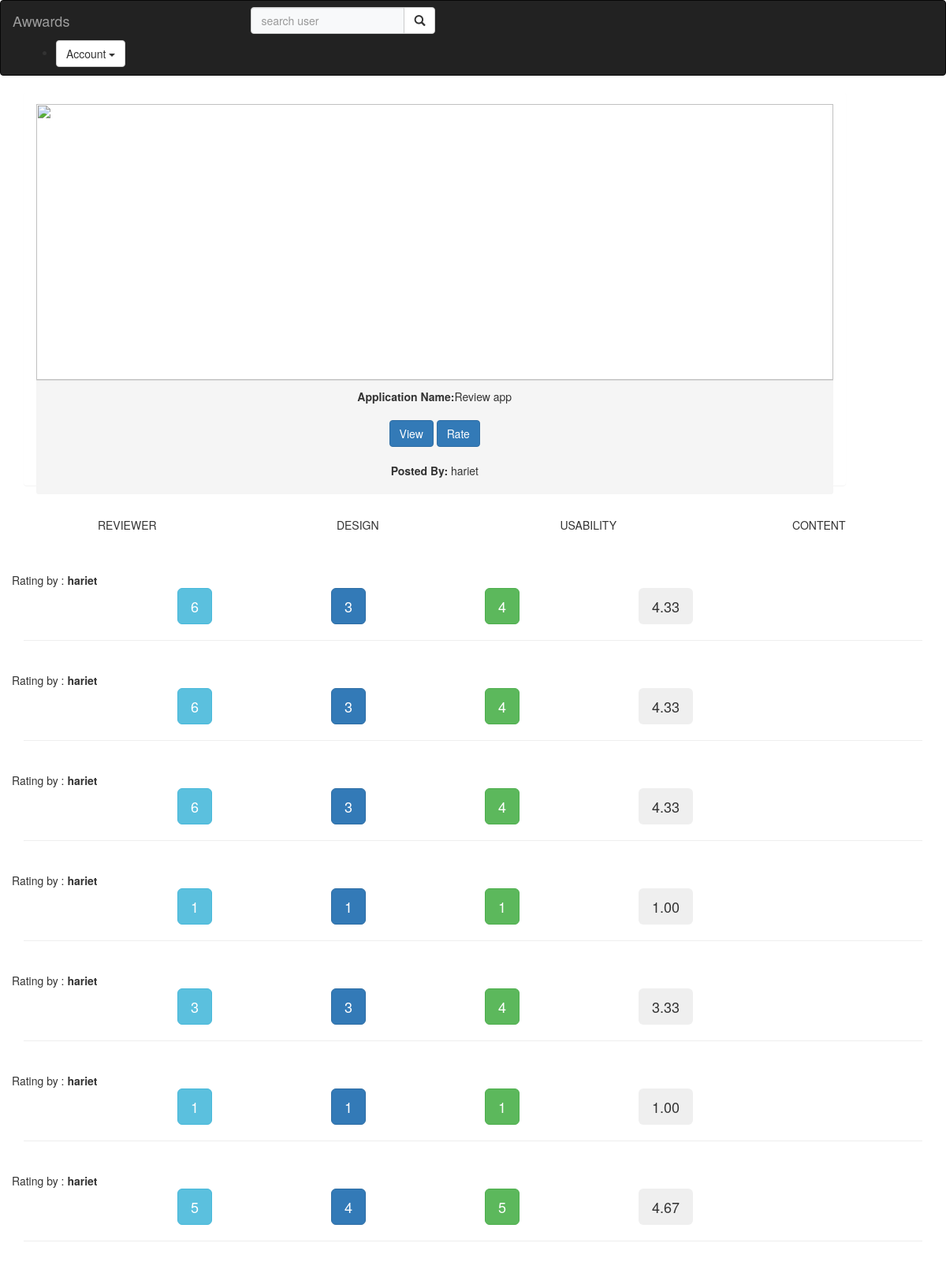
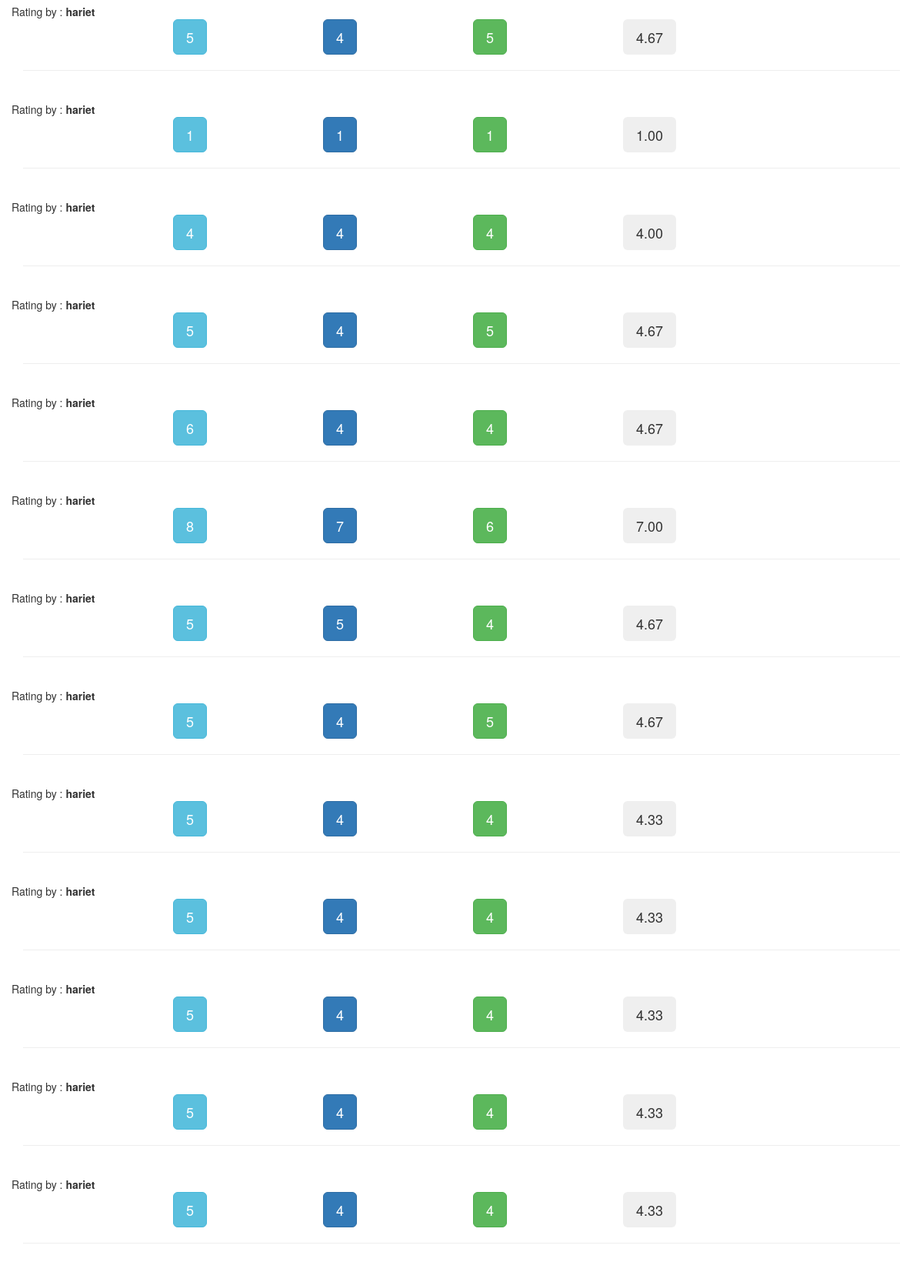
Page /project_details/1 (signed in) on the committed database (2 pictures, top to bottom).
### awwardsapp/models.py (models this page shows, shortened)
class Project(models.Model):
    title = models.CharField(max_length=60,blank=True)
    image = CloudinaryField('img')
    description = models.CharField(max_length=400)
    link = models.URLField(blank=True)
    user = models.ForeignKey(User, null=True, on_delete=models.CASCADE)
    profile = models.ForeignKey(Profile,null=True,on_delete=models.CASCADE)
    classmethod

class Rating(models.Model):
    design = models.PositiveSmallIntegerField(choices = RATES,default= 0)
    usability = models.PositiveSmallIntegerField(choices = RATES,default = 0)
    content = models.PositiveSmallIntegerField(choices = RATES,default = 0)
    user = models.ForeignKey(User,null=True,blank=True, on_delete=models.CASCADE)
    project = models.ForeignKey(Project,null=True,on_delete=models.CASCADE)
    average =  models.DecimalField(default=1,blank=False,decimal_places=2,max_digits=20)

### awwardsapp/views.py (the view)
# urls.py: url(r'^project_details/(?P<id>\d+)', views.all_projects, name='allProjects'),
@login_required(login_url='/accounts/login')
def all_projects(request,id):
    project = Project.objects.get(id = id)
    reviews = Rating.objects.all()
    return render(request, 'all_projects.html',{"project":project, "reviews":reviews})

### awwardsapp/templates/all_projects.html (shortened to what this page needs)
{%extends 'base.html'%}
{% block content %}
<div class="container">
  <div class="row">
    <div class=" col-lg-11 text-center" style="height: 500px;">
      <div class="panel" style="height:500px;margin-bottom:20px;">
        <div class="panel-body">
          <a href="{% url 'allProjects' id=project.id %}">
            <img class="img-responsive" src="{{project.image.url}}" style="height:350px;width:100%;">
          </a>
          <div class="panel-footer">
            <div class="text"> <b>Application Name:</b>{{project.title}}</div>
            <br>
            <div>
              <a href="{{project.link}}" class="btn btn-primary">View</a>
              <a href="{% url 'review' project_id=project.id%}" class="btn btn-primary">Rate</a>
            </div>
            <br>
            <p><b>Posted By: </b>{{project.user}}</p>
          </div>
        </div>
      </div>
    </div>
  </div>
  <br>
  <br>
  <div class="row">
    {% if reviews %}
    <div class="col-md-3">
      <p class="text-center">REVIEWER</p>
    </div>
    <div class="col-md-3">
      <p class="text-center">DESIGN</p>
    </div>
    <div class="col-md-3">
      <p class="text-center">USABILITY</p>
    </div>
    <div class="col-md-3">
      <p class="text-center">CONTENT</p>
    </div>
  </div>
  {%else%}
  <h3 style="padding-left:400px;">This project has no ratings</h3>
  {%endif%}
</div>
<div class="col-md-1"></div>
<br>
<br>
<div class="container">
  {% for review in reviews %}
  <div class="row">
    {% if project.id == review.project.id %}
    <div>
      Rating by : <b> {{review.user.username}}</b></div>
    <div class="col-md-2"></div>
    <div class="col-md-2">
      <button type="button" class="btn btn-info btn-lg">{{review.design}}</button>
    </div>
    <div class="col-md-2">
      <button type="button" class="btn btn-primary btn-lg">
        {{review.usability}}
      </button>
    </div>
    <div class="col-md-2">
      <button type="button" class="btn btn-success btn-lg">{{review.content}}</button>
    </div>
    <div class="col-md-2">
      <button type="button" class="btn btn-secondary btn-lg">{{review.average}}</button>
    </div>
    {%endif%}
  </div>
  <hr>
  <br>
  {% endfor %}
</div>
{% endblock %}

### rows in the picture
Project: title "Review app", user "hariet"
Rating: user.username "hariet", design "6", usability "3", content "4", average "4.33"
Rating: user.username "hariet", design "6", usability "3", content "4", average "4.33"
Rating: user.username "hariet", design "6", usability "3", content "4", average "4.33"
Rating: user.username "hariet", design "1", usability "1", content "1", average "1.00"
Rating: user.username "hariet", design "3", usability "3", content "4", average "3.33"
Rating: user.username "hariet", design "1", usability "1", content "1", average "1.00"
Rating: user.username "hariet", design "5", usability "4", content "5", average "4.67"
Rating: user.username "hariet", design "5", usability "4", content "5", average "4.67"
Rating: user.username "hariet", design "1", usability "1", content "1", average "1.00"
Rating: user.username "hariet", design "4", usability "4", content "4", average "4.00"
Rating: user.username "hariet", design "5", usability "4", content "5", average "4.67"
Rating: user.username "hariet", design "6", usability "4", content "4", average "4.67"
Rating: user.username "hariet", design "8", usability "7", content "6", average "7.00"
Rating: user.username "hariet", design "5", usability "5", content "4", average "4.67"
Rating: user.username "hariet", design "5", usability "4", content "5", average "4.67"
Rating: user.username "hariet", design "5", usability "4", content "4", average "4.33"
Rating: user.username "hariet", design "5", usability "4", content "4", average "4.33"
Rating: user.username "hariet", design "5", usability "4", content "4", average "4.33"
Rating: user.username "hariet", design "5", usability "4", content "4", average "4.33"
Rating: user.username "hariet", design "5", usability "4", content "4", average "4.33"
